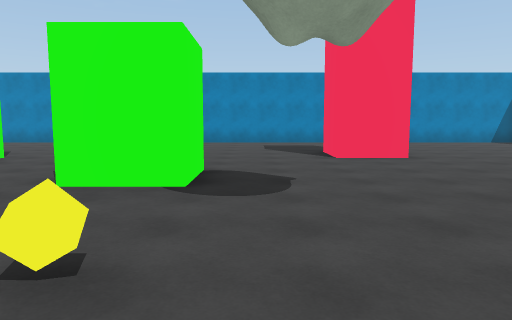
View 1 (above)

18 first-person views from a walk through a scene from a Unity 3-D project. The camera is 1.5 m above the floor, tilts 6° down and sees 70° across. The floor is counted in squares, 2 m on a side. Each view is taken from the middle of a square. On the plan, view 1 faces up. The plan holds only what a view shows up to about 11 squares ahead; the rest is blank.

View 2
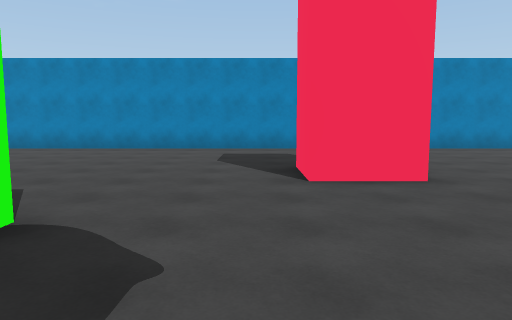

View 3
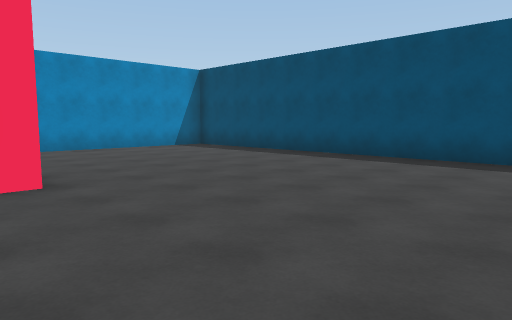

View 4
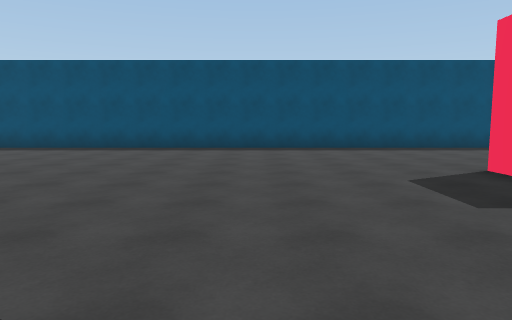

View 5
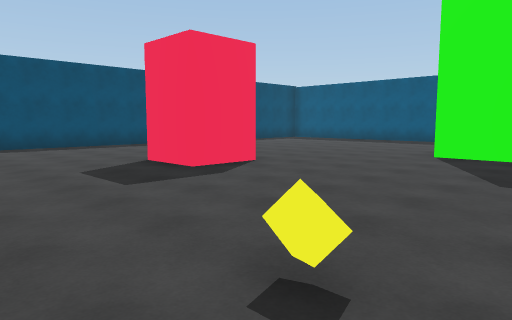

View 6
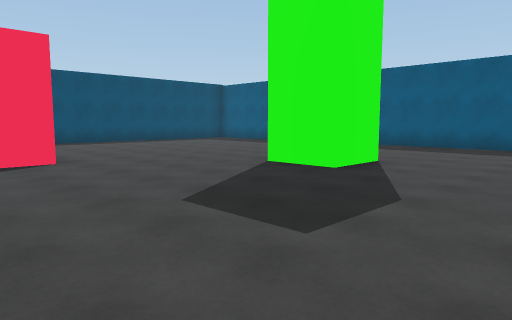

View 7
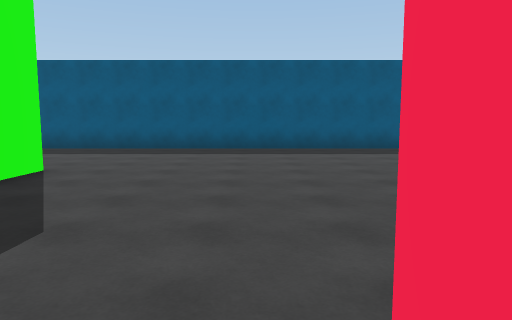

View 8
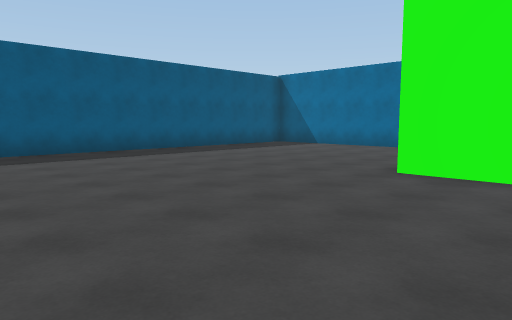

View 9
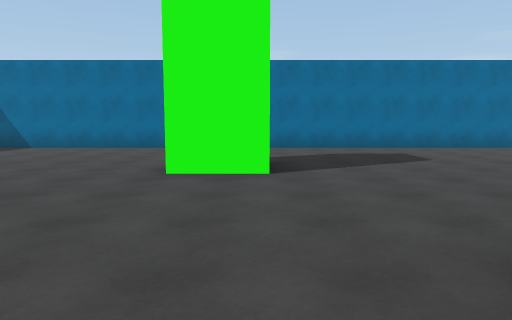

View 10
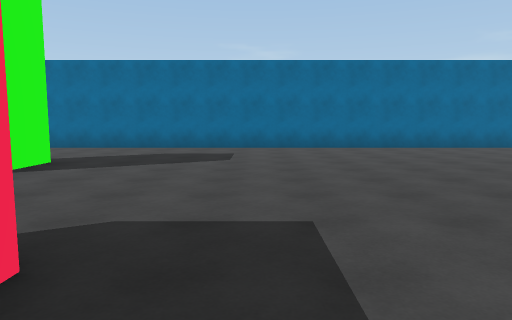

View 11
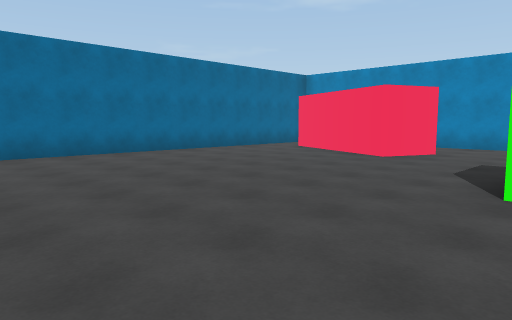

View 12
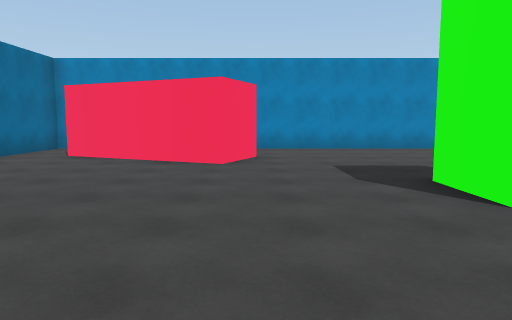

View 13
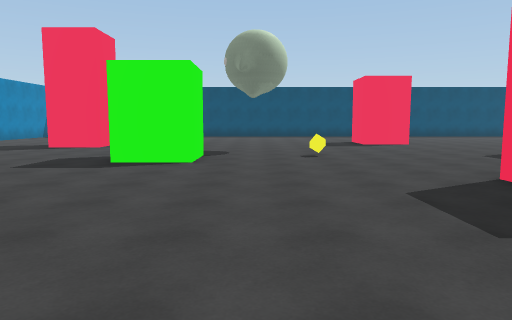

View 14
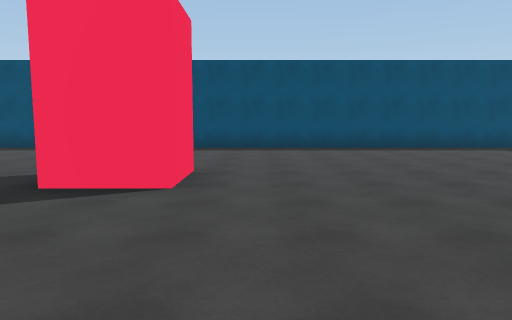

View 15
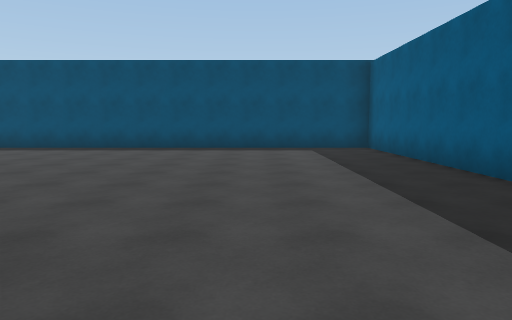

View 16
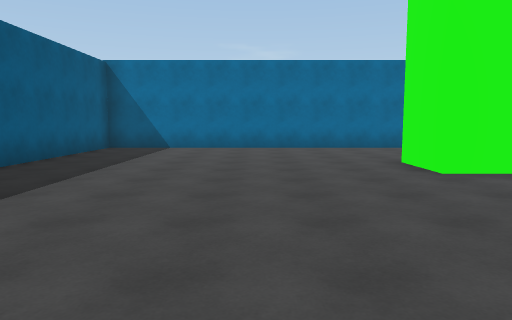

View 17
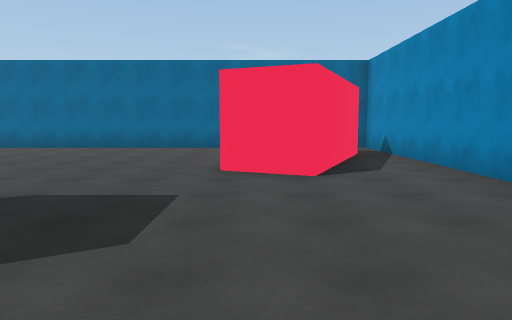

View 18
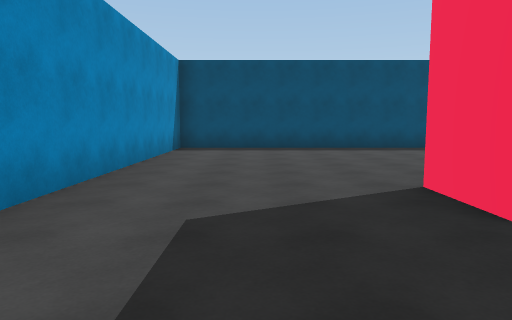

### Floor plan
Points are (right, up) in squares from view 1. A wall is a line through its corners. A room is listed if a view was taken in it or the views show most of it. See-through windows are left out.
Room 1 (views 1, 2, 3, 4, 5, 6, 7, 8, 9, 10, 11, 12, 13, 14, 15, 16, 17, 18)
walls: (-4.3, -1.2) (-4.3, -1.8); (-5.9, -0.2) (-4.2, -0.2); (-0.8, 5.8) (-0.8, 4.2) (-2.3, 4.2) (-2.3, 5.8); (-6.8, 6.1) (-6.8, 7.6); (4.6, -2.1) (3.1, -2.1) (3.1, -0.6) (4.6, -0.6); (-0.7, -6.6) (-0.7, -5.1) (0.9, -5.1); (-9.2, -2.8) (-9.2, -4.3) (-10.8, -4.3); (3.2, 7.6) (1.7, 7.6) (1.7, 9.1) (3.2, 9.1); (-10.8, -2.8) (-9.6, -2.8); (3.5, -11.2) (9.5, -11.2) (9.5, 13.2) (-11.5, 13.2); (-14.5, 9.1) (-14.5, -11.2) (2, -11.2); (-12.6, 12.4) (-9, 10.8) (-9.6, 9.5) (-13.2, 11)
ways out: opening at (-13, 12) to room 2
objects: other object (-1, 2)
Room 2 (no view inside)
walls: (-11.5, 13.2) (-14.5, 13.2) (-14.5, 10.8)
ways out: opening at (-13, 12) to room 1

Positions as (right, up) in squares from view 1, and headings:
1: (0, 0), facing up
2: (1, 3), facing up
3: (2, 3), facing up-right
4: (-1, 3), facing right
5: (-2, 3), facing down-right
6: (-4, 0), facing down-right
7: (-4, -1), facing down
8: (-4, -2), facing down-left
9: (-4, -3), facing left
10: (-4, 1), facing left
11: (-6, 2), facing up-left
12: (-9, 3), facing up
13: (-9, 3), facing right
14: (-1, -3), facing right
15: (-1, -8), facing right
16: (-4, -7), facing left
17: (-4, 10), facing left
18: (-1, 11), facing right
